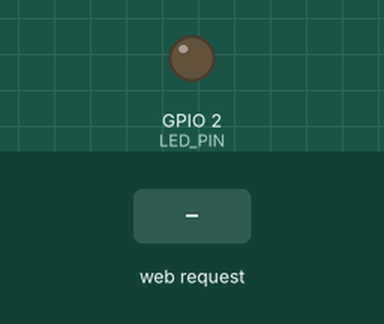
Bench run of a sketch on a simulated ESP32. Parts: output pins drawn as LEDs (lit = HIGH). Inputs (shaded band) come from the test bench. What the sketch prints to the serial monitor is not drawn.

Above: at 1.2 s.
1.3 s: HTTP request GET /on received
At 1.7 s:
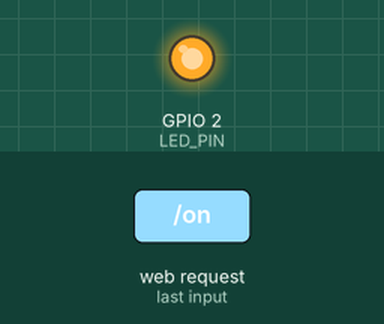
2.8 s: HTTP request GET /off received
At 4.0 s:
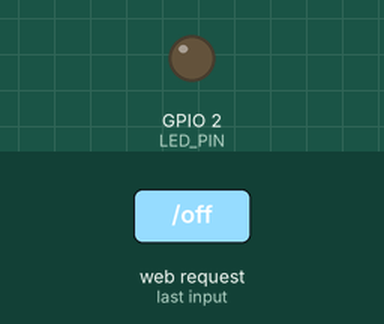
Timing chart, 0 to 5.8 s (numbered marks = the images above; inputs shaded):
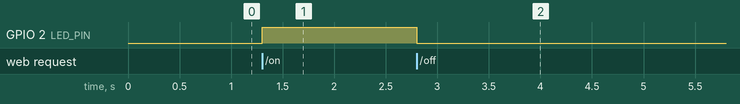

The sketch:

006_LED_Web_Control.ino
```cpp
#include <WiFi.h>
#include <WebServer.h>

WebServer server(80);

const int LED_PIN = 2;
bool ledState = false;

void handleRoot()
{
  String page;

  page += "<h1>ESP32 LED Control Panel</h1>";
  page += "<p><b>Current LED State: ";
  page += (ledState ? "ON" : "OFF");
  page += "</b></p>";

  page += "<p><a href=\"/on\"><button>LED ON</button></a></p>";
  page += "<p><a href=\"/off\"><button>LED OFF</button></a></p>";

  server.send(200, "text/html", page);
}

void handleLedOn()
{
  digitalWrite(LED_PIN, HIGH);
  ledState = true;

  // Redirect to root, show updated LED state
  server.sendHeader("Location", "/");
  server.send(302, "text/plain", "");
}

void handleLedOff()
{
  digitalWrite(LED_PIN, LOW);
  ledState = false;

  // Redirect to root, show updated LED state
  server.sendHeader("Location", "/");
  server.send(302, "text/plain", "");
}

void onClientConnected(WiFiEvent_t event, WiFiEventInfo_t info)
{
  Serial.println("Device Connected!");
}

void onClientDisconnected(WiFiEvent_t event, WiFiEventInfo_t info)
{
  Serial.println("Device Disconnected!");
}

void setup()
{
  Serial.begin(115200);

  pinMode(LED_PIN, OUTPUT);
  digitalWrite(LED_PIN, LOW);

  WiFi.onEvent(onClientConnected, WiFiEvent_t::ARDUINO_EVENT_WIFI_AP_STACONNECTED);
  WiFi.onEvent(onClientDisconnected, WiFiEvent_t::ARDUINO_EVENT_WIFI_AP_STADISCONNECTED);

  bool ap_status = WiFi.softAP("ESP32-Anis", "ANISUDDIN");

  if (ap_status)
      Serial.println("Hotspot created successfully!");
  else
  {
      Serial.println("Hotspot creation FAILED!");
      return;
  }

  server.on("/", handleRoot);
  server.on("/on", handleLedOn);
  server.on("/off", handleLedOff);

  server.begin();
  Serial.println("Server started!");

  Serial.print("Local Server Address: http://");
  Serial.println(WiFi.softAPIP());
}

void loop()
{
  server.handleClient();
}
```

Measured:
- after the input at 1.3 s, GPIO 2 (LED_PIN): LOW → HIGH at once
- after the input at 2.8 s, GPIO 2 (LED_PIN): HIGH → LOW at once
